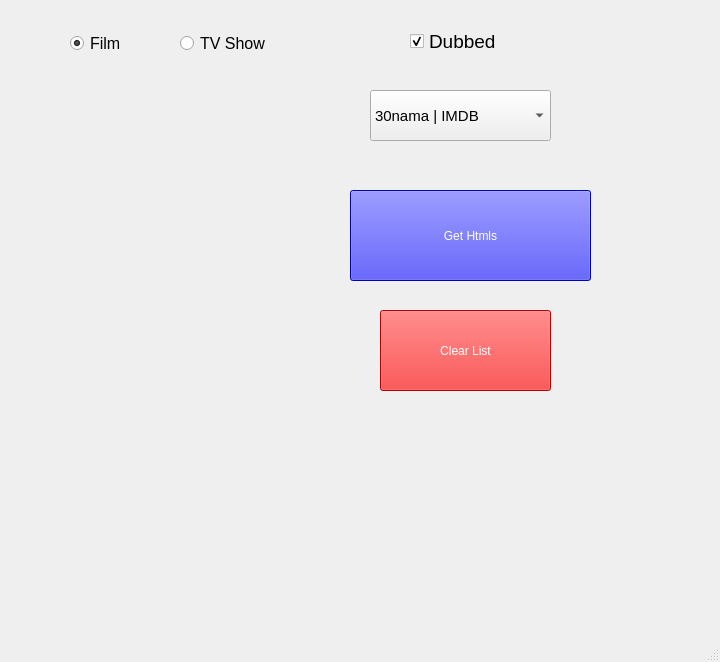
<?xml version="1.0" encoding="UTF-8"?>
<ui version="4.0">
 <class>MainWindow</class>
 <widget class="QMainWindow" name="MainWindow">
  <property name="geometry">
   <rect>
    <x>0</x>
    <y>0</y>
    <width>720</width>
    <height>662</height>
   </rect>
  </property>
  <property name="windowTitle">
   <string>MainWindow</string>
  </property>
  <widget class="QWidget" name="centralwidget">
   <widget class="QPushButton" name="pushButton_get_htmls">
    <property name="geometry">
     <rect>
      <x>350</x>
      <y>190</y>
      <width>241</width>
      <height>91</height>
     </rect>
    </property>
    <property name="styleSheet">
     <string notr="true">background-color: rgb(0, 0, 255);
color: rgb(255, 255, 255);
font: 14pt &quot;Segoe UI&quot;;</string>
    </property>
    <property name="text">
     <string>Get Htmls</string>
    </property>
   </widget>
   <widget class="QPushButton" name="pushButton_clear">
    <property name="geometry">
     <rect>
      <x>380</x>
      <y>310</y>
      <width>171</width>
      <height>81</height>
     </rect>
    </property>
    <property name="styleSheet">
     <string notr="true">background-color: rgb(255, 0, 0);
color: rgb(255, 255, 255);
font: 14pt &quot;Segoe UI&quot;;</string>
    </property>
    <property name="text">
     <string>Clear List</string>
    </property>
   </widget>
   <widget class="QRadioButton" name="radioButton_film">
    <property name="geometry">
     <rect>
      <x>70</x>
      <y>30</y>
      <width>81</width>
      <height>26</height>
     </rect>
    </property>
    <property name="font">
     <font>
      <pointsize>12</pointsize>
     </font>
    </property>
    <property name="text">
     <string>Film</string>
    </property>
    <property name="checked">
     <bool>true</bool>
    </property>
   </widget>
   <widget class="QRadioButton" name="radioButton_tv_show">
    <property name="enabled">
     <bool>true</bool>
    </property>
    <property name="geometry">
     <rect>
      <x>180</x>
      <y>30</y>
      <width>111</width>
      <height>26</height>
     </rect>
    </property>
    <property name="font">
     <font>
      <pointsize>12</pointsize>
     </font>
    </property>
    <property name="text">
     <string>TV Show</string>
    </property>
   </widget>
   <widget class="QCheckBox" name="checkBox_dubbed">
    <property name="geometry">
     <rect>
      <x>410</x>
      <y>30</y>
      <width>101</width>
      <height>22</height>
     </rect>
    </property>
    <property name="font">
     <font>
      <pointsize>14</pointsize>
     </font>
    </property>
    <property name="text">
     <string>Dubbed</string>
    </property>
    <property name="iconSize">
     <size>
      <width>16</width>
      <height>16</height>
     </size>
    </property>
    <property name="checked">
     <bool>true</bool>
    </property>
   </widget>
   <widget class="QComboBox" name="comboBox">
    <property name="geometry">
     <rect>
      <x>370</x>
      <y>90</y>
      <width>181</width>
      <height>51</height>
     </rect>
    </property>
    <property name="font">
     <font>
      <pointsize>11</pointsize>
     </font>
    </property>
    <item>
     <property name="text">
      <string>30nama | IMDB</string>
     </property>
    </item>
    <item>
     <property name="text">
      <string>30nama</string>
     </property>
    </item>
    <item>
     <property name="text">
      <string>IMDB</string>
     </property>
    </item>
    <item>
     <property name="text">
      <string>HexDownload</string>
     </property>
    </item>
    <item>
     <property name="text">
      <string>Doostiha</string>
     </property>
    </item>
   </widget>
  </widget>
  <widget class="QMenuBar" name="menubar">
   <property name="geometry">
    <rect>
     <x>0</x>
     <y>0</y>
     <width>720</width>
     <height>21</height>
    </rect>
   </property>
  </widget>
  <widget class="QStatusBar" name="statusbar"/>
 </widget>
 <resources/>
 <connections/>
</ui>
